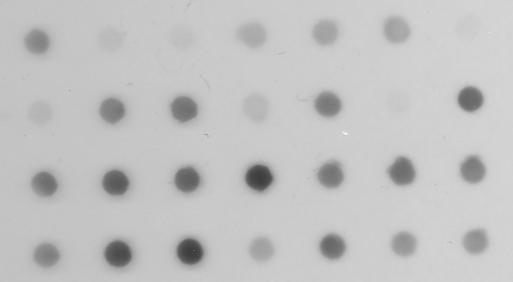
#> input picture Dot_Blot.jpg, 513 x 282 px
$ jupyter execute module_4.ipynb   (shell and % lines are left out)
#> lines starting #> are read from the running program, lines starting #| are printed output that depends on the picture; after the words box and inside, x2 and y2 are one past the last pixel; in counts of white or black regions, pixels touching at a corner belong together
# Notebook Author
**Created by: Janan Arslan**

# Edge Detection (Canny)

[cell 1]
import cv2
import matplotlib.pyplot as plt

# Read image in grayscale
img = cv2.imread('./Dot_Blot.jpg', cv2.IMREAD_GRAYSCALE)
#> img is the input picture: shape (282, 513); min 57, max 246, mean 194.5

# Apply Gaussian blur for noise reduction
blur = cv2.GaussianBlur(img, (5,5), 0)

# Canny edge detection
edges = cv2.Canny(blur, threshold1=100, threshold2=200)
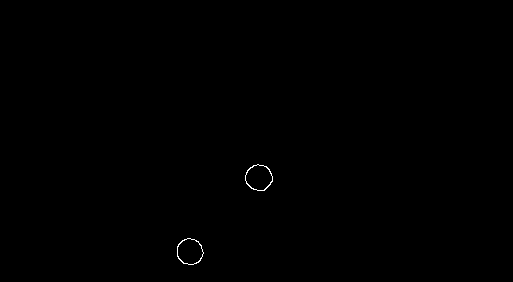
#> edges: shape (282, 513); 0.13% white in thin lines or dots, all inside (x1, y1, x2, y2) = (177, 164, 273, 265)

plt.figure(figsize=(10,5))
plt.subplot(1,2,1)
plt.title('Original Grayscale')
plt.imshow(img, cmap='gray')
plt.axis('off')

plt.subplot(1,2,2)
plt.title('Canny Edges')
plt.imshow(edges, cmap='gray')
plt.axis('off')
plt.show()
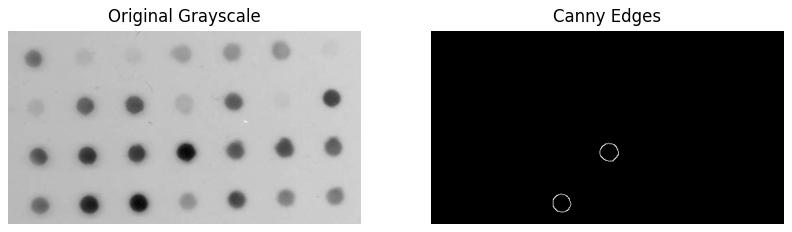
#> figure drawn by matplotlib, 2 panels

# Contour Detection & Shape Descriptors

[cell 2]
import cv2
import numpy as np
import matplotlib.pyplot as plt

# Assume 'edges' is obtained from Canny as above (binary image)
contours, hierarchy = cv2.findContours(edges.copy(), cv2.RETR_EXTERNAL, cv2.CHAIN_APPROX_SIMPLE)
#> contours = 2 contours; box (x1, y1, x2, y2) and area: (245, 164, 273, 191) 540, (177, 238, 204, 265) 528

output = cv2.cvtColor(img, cv2.COLOR_GRAY2BGR)  # to draw colored contours on top of the original image

for c in contours:
    # Calculate area
    area = cv2.contourArea(c)
    # Calculate perimeter (arc length)
    perimeter = cv2.arcLength(c, closed=True)

    # Draw the contour
    cv2.drawContours(output, [c], -1, (0,255,0), 2)

    # Compute bounding rectangle
    x,y,w,h = cv2.boundingRect(c)
    cv2.rectangle(output, (x,y), (x+w, y+h), (255,0,0), 2)

    # Optionally compute circularity: 4π * area / (perimeter^2)
    if perimeter != 0:
        circularity = 4*np.pi*(area/(perimeter*perimeter))
    else:
        circularity = 0

    print(f"Contour => Area: {area:.2f}, Perimeter: {perimeter:.2f}, Circularity: {circularity:.4f}")
#> this loop made 2 passes
#> (area, perimeter, x, y, w, h, circularity) on passes 1 to 2: (528.5, 87.01, 177, 238, 27, 27, 0.877), (540, 87.25, 245, 164, 28, 27, 0.891)
#| Contour => Area: 528.50, Perimeter: 87.01, Circularity: 0.8772
#| Contour => Area: 540.00, Perimeter: 87.25, Circularity: 0.8913
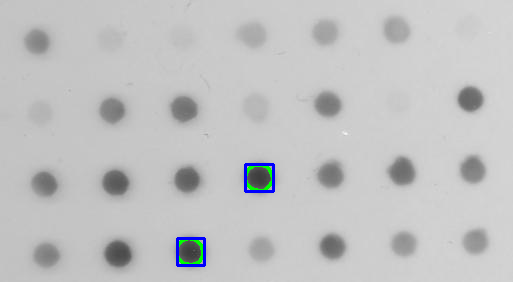
#> output: shape (282, 513, 3); 0.67% of pixels changed, all inside (x1, y1, x2, y2) = (176, 163, 275, 267)

plt.figure(figsize=(8,6))
plt.title('Contours & Bounding Rectangles')
plt.imshow(cv2.cvtColor(output, cv2.COLOR_BGR2RGB))
plt.axis('off')
plt.show()
